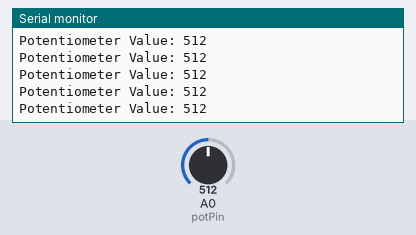
This sketch was run on a simulated Arduino Uno, built with avr-gcc and run on an emulated ATmega328P. Shown: the last lines printed to the serial monitor. The test bench sets the inputs (shaded band); at power-on: A0 (potPin) = 512.

Above: at 1.2 s.
1.3 s: A0 (potPin) set to 716
At 2.2 s:
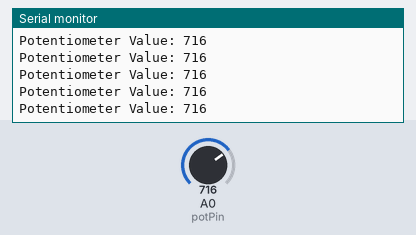
4.3 s: A0 (potPin) set to 900
At 5.1 s:
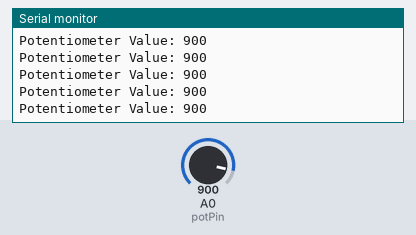
Timing chart, 0 to 7.3 s (numbered marks = the images above; inputs shaded):
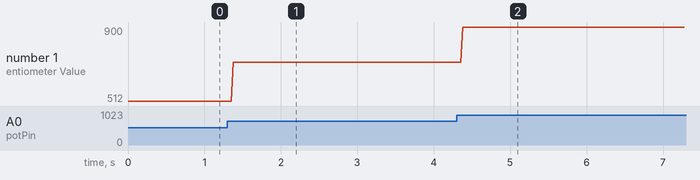

Measured:
- after the input at 1.3 s, the serial monitor: prints a new line after 0.08 s (image 1)
- after the input at 4.3 s, the serial monitor: prints a new line after 0.08 s (image 2)
- plotted number 1: 512 → 716 after the input at 1.3 s, 716 → 900 after the input at 4.3 s

The sketch:

ex01.ino
```cpp
int potPin = A0;

void setup()
{
  Serial.begin(9600);
}

void loop()
{
  int sensorValue = analogRead(A0);
  Serial.print("Potentiometer Value: ");
  Serial.println(sensorValue);
  delay(10);
}
```
